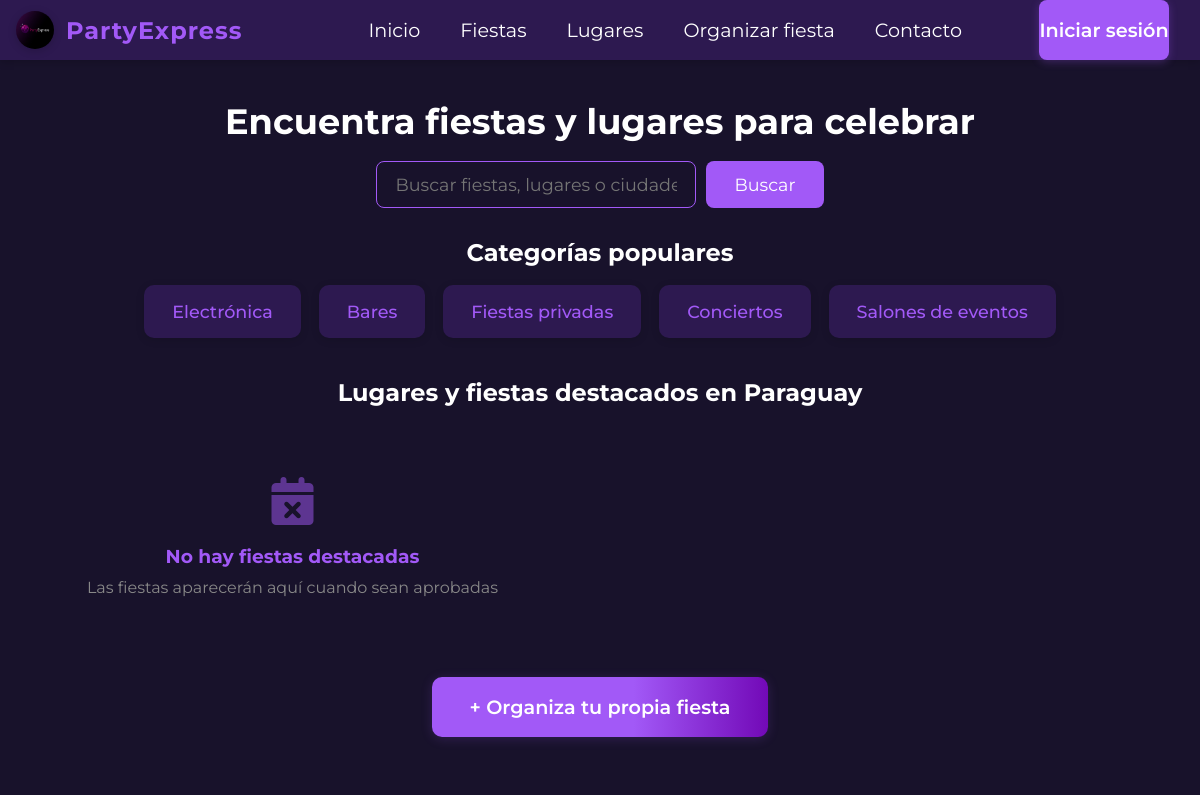
Before: / (upper part) with the older database file.
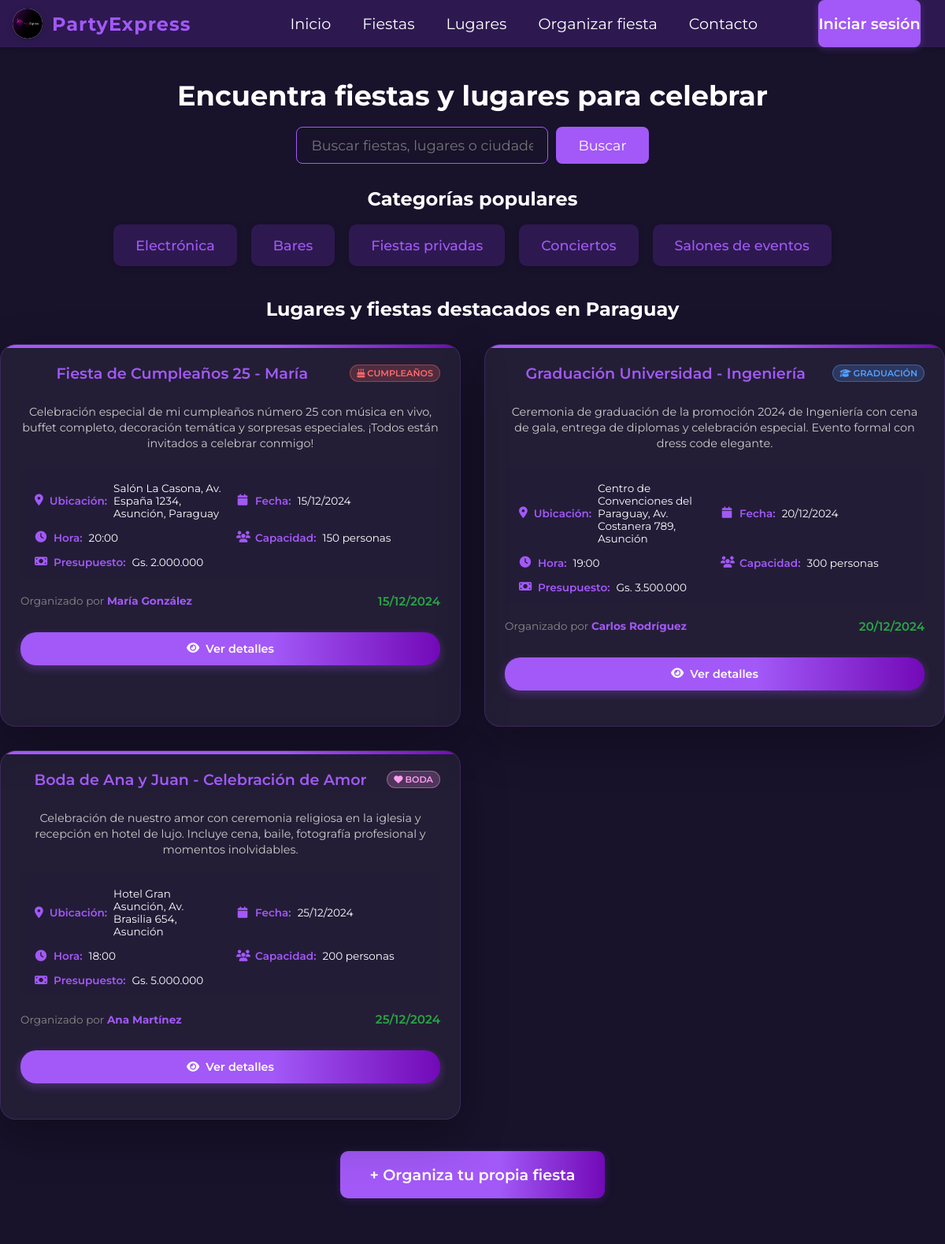
After: the same page with the newer database file.
### tables this page shows
CREATE TABLE IF NOT EXISTS solicitudes_eventos (
        id INT AUTO_INCREMENT PRIMARY KEY,
        usuario_id INT NOT NULL,
        titulo VARCHAR(200) NOT NULL,
        categoria_id INT NOT NULL,
        descripcion TEXT NOT NULL,
        ubicacion VARCHAR(255) NOT NULL,
        fecha_evento DATE NOT NULL,
        hora_evento TIME NOT NULL,
        capacidad INT,
        presupuesto DECIMAL(10,2),
        privacidad ENUM('Público', 'Privado', 'Solo invitados') DEFAULT 'Público',
        contacto VARCHAR(255),
        estado ENUM('Pendiente', 'En revisión', 'Aprobado', 'Rechazado', 'Cancelado') DEFAULT 'Pendiente',
        fecha_creacion TIMESTAMP DEFAULT CURRENT_TIMESTAMP,
        fecha_actualizacion TIMESTAMP DEFAULT CURRENT_TIMESTAMP ON UPDATE CURRENT_TIMESTAMP,
        
        FOREIGN KEY (usuario_id) REFERENCES usuarios(id) ON DELETE CASCADE,
        FOREIGN KEY (categoria_id) REFERENCES categorias_eventos(id) ON DELETE RESTRICT,
        
        INDEX idx_usuario (usuario_id),
        INDEX idx_categoria (categoria_id),
        INDEX idx_fecha_evento (fecha_evento),
        INDEX idx_estado (estado),
        INDEX idx_fecha_creacion (fecha_creacion)
    );

CREATE TABLE IF NOT EXISTS categorias_eventos (
        id INT AUTO_INCREMENT PRIMARY KEY,
        nombre VARCHAR(100) NOT NULL UNIQUE,
        descripcion TEXT,
        icono VARCHAR(50),
        color VARCHAR(7) DEFAULT '#a259f7',
        activa BOOLEAN DEFAULT TRUE,
        fecha_creacion TIMESTAMP DEFAULT CURRENT_TIMESTAMP
    );

CREATE TABLE IF NOT EXISTS usuarios (
    id INT AUTO_INCREMENT PRIMARY KEY,
    nombre VARCHAR(100) NOT NULL,
    usuario VARCHAR(50) NOT NULL UNIQUE,
    email VARCHAR(100) NOT NULL UNIQUE,
    contrasena VARCHAR(255) NOT NULL,
        fecha_registro TIMESTAMP DEFAULT CURRENT_TIMESTAMP,
        ultimo_acceso TIMESTAMP NULL,
        activo BOOLEAN DEFAULT TRUE,
        INDEX idx_usuario (usuario),
        INDEX idx_email (email)
    );

### index.php (the view, shortened to what the changed rows need)
<?php
$fiestas_destacadas = [];
try {
    $conn = obtenerConexion();
    $stmt = $conn->prepare('
        SELECT
            se.id,
            se.titulo,
            se.descripcion,
            se.ubicacion,
            se.fecha_evento,
            se.hora_evento,
            se.capacidad,
            se.presupuesto,
            ce.nombre as categoria_nombre,
            ce.icono as categoria_icono,
            ce.color as categoria_color,
            u.nombre as organizador_nombre
        FROM solicitudes_eventos se
        JOIN usuarios u ON se.usuario_id = u.id
        JOIN categorias_eventos ce ON se.categoria_id = ce.id
        WHERE se.estado = "Aprobado" AND se.privacidad = "Público"
        ORDER BY se.fecha_evento ASC
        LIMIT 3
    ');
    $stmt->execute();
    $result = $stmt->get_result();
    while ($row = $result->fetch_assoc()) {
        $fiestas_destacadas[] = $row;
    }
} catch (Exception $e) {
    $fiestas_destacadas = [
        [
            'id' => 1,
            'titulo' => 'Fiesta de Cumpleaños 25',
            'descripcion' => 'Celebración especial con música en vivo y buffet completo',
            'ubicacion' => 'Salón La Casona, Asunción',
            'fecha_evento' => '2024-12-15',
            'hora_evento' => '20:00:00',
            'capacidad' => 150,
            'presupuesto' => 2000000,
            'categoria_nombre' => 'Cumpleaños',
            'categoria_icono' => 'fa-birthday-cake',
            'categoria_color' => '#ff6b6b',
            'organizador_nombre' => 'María González'
        ],
        [
            'id' => 2,
            'titulo' => 'Graduación Universidad',
            'descripcion' => 'Ceremonia de graduación con cena de gala',
            'ubicacion' => 'Centro de Convenciones, Asunción',
            'fecha_evento' => '2024-12-20',
            'hora_evento' => '19:00:00',
            'capacidad' => 300,
            'presupuesto' => 3500000,
            'categoria_nombre' => 'Graduación',
            'categoria_icono' => 'fa-graduation-cap',
            'categoria_color' => '#54a0ff',
            'organizador_nombre' => 'Carlos Rodríguez'
        ],
        [
            'id' => 3,
            'titulo' => 'Boda de Ana y Juan',
            'descripcion' => 'Celebración de amor con ceremonia religiosa y recepción',
            'ubicacion' => 'Hotel Gran Asunción',
            'fecha_evento' => '2024-12-25',
            'hora_evento' => '18:00:00',
            'capacidad' => 200,
            'presupuesto' => 5000000,
            'categoria_nombre' => 'Boda',
            'categoria_icono' => 'fa-heart',
            'categoria_color' => '#ff9ff3',
            'organizador_nombre' => 'Ana Martínez'
        ]
    ];
}
function formatearFecha($fecha) {
    return date('d/m/Y', strtotime($fecha));
}
function formatearHora($hora) {
    return date('H:i', strtotime($hora));
}
function formatearPresupuesto($presupuesto) {
    return 'Gs. ' . number_format($presupuesto, 0, ',', '.');
}
?>
<!DOCTYPE html>
<html lang="es">
<head>
    <link rel="stylesheet" href="https://cdnjs.cloudflare.com/ajax/libs/font-awesome/6.4.2/css/all.min.css">
    <link rel="stylesheet" href="styles.css">
</head>
<body>
    <section class="buscador-section">
        <h1>Encuentra fiestas y lugares para celebrar</h1>
    </section>
    <section class="categorias-section">
        <h2>Categorías populares</h2>
    </section>
    <section class="fiestas-section">
        <h2>Lugares y fiestas destacados en Paraguay</h2>
        <div class="fiestas-lista">
            <?php if (empty($fiestas_destacadas)): ?>
                <div style="text-align: center; padding: 40px; color: #888;">
                    <i class="fa fa-calendar-times" style="font-size: 3rem; color: #a259f7; margin-bottom: 20px; opacity: 0.5;"></i>
                    <h3 style="color: #a259f7; margin-bottom: 10px;">No hay fiestas destacadas</h3>
                    <p>Las fiestas aparecerán aquí cuando sean aprobadas</p>
                </div>
            <?php else: ?>
                <?php foreach ($fiestas_destacadas as $fiesta): ?>
                    <a href="fiesta_detalle.php?id=<?php echo $fiesta['id']; ?>" class="fiesta-card">
                        <div class="fiesta-header">
                            <h3 class="fiesta-titulo"><?php echo htmlspecialchars($fiesta['titulo']); ?></h3>
                            <span class="categoria-badge" style="background: rgba(<?php echo hex2rgb($fiesta['categoria_color']); ?>, 0.2); color: <?php echo $fiesta['categoria_color']; ?>; border: 1px solid rgba(<?php echo hex2rgb($fiesta['categoria_color']); ?>, 0.4);">
                                <i class="fa <?php echo htmlspecialchars($fiesta['categoria_icono']); ?>"></i>
                                <?php echo htmlspecialchars($fiesta['categoria_nombre']); ?>
                            </span>
                        </div>
                        <p class="fiesta-descripcion"><?php echo htmlspecialchars($fiesta['descripcion']); ?></p>
                        <div class="fiesta-info">
                            <div class="info-item">
                                <i class="fa fa-map-marker-alt info-icon"></i>
                                <span class="info-label">Ubicación:</span>
                                <span class="info-value"><?php echo htmlspecialchars($fiesta['ubicacion']); ?></span>
                            </div>
                            <div class="info-item">
                                <i class="fa fa-calendar info-icon"></i>
                                <span class="info-label">Fecha:</span>
                                <span class="info-value"><?php echo formatearFecha($fiesta['fecha_evento']); ?></span>
                            </div>
                            <div class="info-item">
                                <i class="fa fa-clock info-icon"></i>
                                <span class="info-label">Hora:</span>
                                <span class="info-value"><?php echo formatearHora($fiesta['hora_evento']); ?></span>
                            </div>
                            <?php if ($fiesta['capacidad']): ?>
                            <div class="info-item">
                                <i class="fa fa-users info-icon"></i>
                                <span class="info-label">Capacidad:</span>
                                <span class="info-value"><?php echo $fiesta['capacidad']; ?> personas</span>
                            </div>
                            <?php endif; ?>
                            <?php if ($fiesta['presupuesto']): ?>
                            <div class="info-item">
                                <i class="fa fa-money-bill info-icon"></i>
                                <span class="info-label">Presupuesto:</span>
                                <span class="info-value"><?php echo formatearPresupuesto($fiesta['presupuesto']); ?></span>
                            </div>
                            <?php endif; ?>
                        </div>
                        <div class="fiesta-footer">
                            <div class="organizador">
                                Organizado por <strong><?php echo htmlspecialchars($fiesta['organizador_nombre']); ?></strong>
                            </div>
                            <div class="fecha-evento">
                                <?php echo formatearFecha($fiesta['fecha_evento']); ?>
                            </div>
                            <div class="ver-mas-btn">
                                <i class="fa fa-eye"></i>
                                Ver detalles
                            </div>
                        </div>
                    </a>
                <?php endforeach; ?>
            <?php endif; ?>
        </div>
    </section>
</body>
</html>
<?php
function hex2rgb($hex) {
    $hex = str_replace('#', '', $hex);
    if (strlen($hex) == 3) {
        $r = hexdec(substr($hex,0,1).substr($hex,0,1));
        $g = hexdec(substr($hex,1,1).substr($hex,1,1));
        $b = hexdec(substr($hex,2,1).substr($hex,2,1));
    } else {
        $r = hexdec(substr($hex,0,2));
        $g = hexdec(substr($hex,2,2));
        $b = hexdec(substr($hex,4,2));
    }
    return "$r, $g, $b";
}
?>

Changed rows visible on the page:
added solicitudes_eventos: titulo "Fiesta de Cumpleaños 25 - María", categoria.nombre "CUMPLEAÑOS", descripcion "Celebración especial de mi cumpleaños número 25 con música en vivo, buffet completo, decoración temática y sorpresas especiales. ¡Todos están invitados a celebrar conmigo!", ubicacion "Salón La Casona, Av. España 1234, Asunción, Paraguay", fecha_evento "15/12/2024", hora_evento "20:00", capacidad "150", presupuesto "Gs. 2.000.000", usuario.nombre "María González"
added solicitudes_eventos: titulo "Graduación Universidad - Ingeniería", categoria.nombre "GRADUACIÓN", descripcion "Ceremonia de graduación de la promoción 2024 de Ingeniería con cena de gala, entrega de diplomas y celebración especial. Evento formal con dress code elegante.", ubicacion "Centro de Convenciones del Paraguay, Av. Costanera 789, Asunción", fecha_evento "20/12/2024", hora_evento "19:00", capacidad "300", presupuesto "Gs. 3.500.000", usuario.nombre "Carlos Rodríguez"
added solicitudes_eventos: titulo "Boda de Ana y Juan - Celebración de Amor", categoria.nombre "BODA", descripcion "Celebración de nuestro amor con ceremonia religiosa en la iglesia y recepción en hotel de lujo. Incluye cena, baile, fotografía profesional y momentos inolvidables.", ubicacion "Hotel Gran Asunción, Av. Brasilia 654, Asunción", fecha_evento "25/12/2024", hora_evento "18:00", capacidad "200", presupuesto "Gs. 5.000.000", usuario.nombre "Ana Martínez"
Other visible differences:
text no longer shown: "No hay fiestas destacadas Las fiestas aparecerán aquí cuando sean aprobadas"
